Frame 1 (no input): blank canvas, image omitted
Frame 60 (the mouse pressed at the canvas centre just before this capture): blank canvas, image omitted
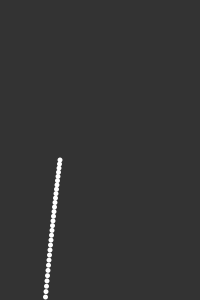
Frame 120 (the mouse held since frame 60 and released just before this capture)

The Processing sketch whose frames 1 and 60 were blank and that drew this single picture after the mouse press (run headless with seeded random() and noise(); from frame 60 on, the mouse is pressed at the canvas centre):

// Processing sketch: processing_108444
// ── processing_108444.pde

float x=-100; float y=0; int valor = 5;
void setup()
{
  noStroke();
  size(200, 300);
  background(51);
}
void draw(){
  
 
  funcionCuadratica();
}
void funcionCuadratica(){
   x=x+0.5;
  if(x < 100) {
    y=(x*x)/10;
  }
  fill(255);
  ellipse(x+100, y, 5, 5);
}
